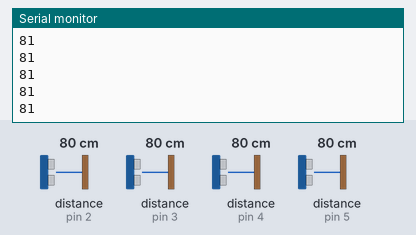
The program below on a simulated Arduino Nano, built with avr-gcc and run on an emulated ATmega328P. On the bench: the last lines printed to the serial monitor. The test bench sets the inputs (shaded band); at power-on: distance to the obstacle (sensors on pin 2, pin 3, pin 4, pin 5) 80 cm. The echo pulse lasts 58.3 µs per cm.

Above: at 1.2 s.
1.3 s: distance to the obstacle (sensor on pin 2) set to 2 cm
2.8 s: distance to the obstacle (sensor on pin 3) set to 4 cm
At 3.6 s:
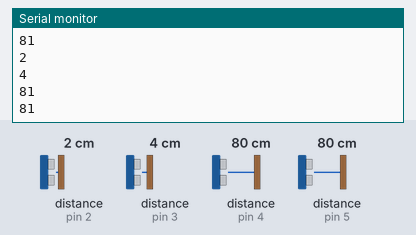
4.3 s: distance to the obstacle (sensor on pin 4) set to 9 cm
At 4.8 s:
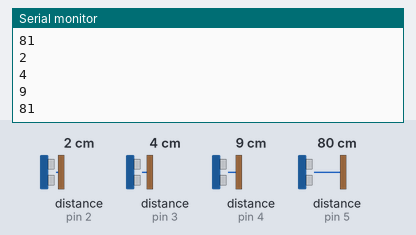
5.8 s: distance to the obstacle (sensor on pin 5) set to 18 cm
At 6.6 s:
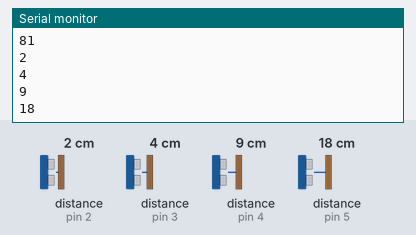
7.3 s: distance to the obstacle (sensor on pin 2) set to 35 cm
8.8 s: distance to the obstacle (sensor on pin 3) set to 60 cm
At 9.6 s:
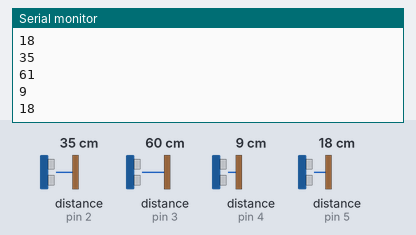
Timing chart, 0 to 11.3 s (numbered marks = the images above; inputs shaded):
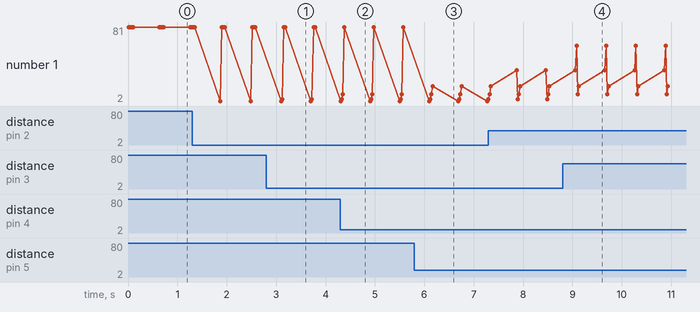

The program:

main.cpp
```cpp
#include <Arduino.h>

// Include NewPing Library for HC-SR04 sensor
#include <NewPing.h>

// Include Arduino Wire library for I2C
#include <Wire.h>

// Define Slave I2C Address
#define SLAVE_ADDR 9
void requestEvent();
// Hook up 4 HC-SR04 sensors in 1-pin mode
// Sensor 0
#define TRIGGER_PIN_0  2
#define ECHO_PIN_0     2

// Sensor 1
#define TRIGGER_PIN_1  3
#define ECHO_PIN_1     3

// Sensor 2
#define TRIGGER_PIN_2  4
#define ECHO_PIN_2     4

// Sensor 3
#define TRIGGER_PIN_3  5
#define ECHO_PIN_3     5

// Maximum Distance is 260 cm
#define MAX_DISTANCE 260

// Create objects for ultrasonic sensors
NewPing sensor0(TRIGGER_PIN_0, ECHO_PIN_0, MAX_DISTANCE);
NewPing sensor1(TRIGGER_PIN_1, ECHO_PIN_1, MAX_DISTANCE);
NewPing sensor2(TRIGGER_PIN_2, ECHO_PIN_2, MAX_DISTANCE);
NewPing sensor3(TRIGGER_PIN_3, ECHO_PIN_3, MAX_DISTANCE);

// Define return data array, one element per sensor
int distance[4];

// Define counter to count bytes in response
int bcount = 0;

void setup() {

  // Initialize I2C communications as Slave
  Wire.begin(SLAVE_ADDR);

   // Function to run when data requested from master
  Wire.onRequest(requestEvent);
  Serial.begin(9600);
}


void readDistance()
{
  distance[0] = sensor0.ping_cm();
  Serial.println(sensor0.ping_cm());
  if (distance[0] > 254 ) {
    distance[0] = 254;
  }
  delay(20);

  distance[1] = sensor1.ping_cm();
  Serial.println(sensor1.ping_cm());
  if (distance[1] > 254 ) {
    distance[1] = 254;
  }
  delay(20);

  distance[2] = sensor2.ping_cm();
  Serial.println(sensor2.ping_cm());
  if (distance[2] > 254 ) {
    distance[2] = 254;
  }
  delay(20);

  distance[3] = sensor3.ping_cm();
  Serial.println(sensor3.ping_cm());
  if (distance[3] > 254 ) {
    distance[3] = 254;
  }
  delay(20);

}

void requestEvent() {

  // Define a byte to hold data
  byte bval;

  // Cycle through data
  // First response is always 255 to mark beginning
  switch (bcount) {
    case 0:
      bval = 255;
      break;
    case 1:
      distance[0] = sensor0.ping_cm();
      bval = distance[0];
      break;
    case 2:
      bval = distance[1];
      break;
    case 3:
      bval = distance[2];

      break;
    case 4:
      bval = distance[3];
      break;
  }

  // Send response back to Master
  Wire.write(bval);

  // Increment byte counter
  bcount = bcount + 1;
  if (bcount > 4) bcount = 0;

}

void loop()
{
  // Refresh readings every half second
  readDistance();
  delay(500);
}
```

Measured:
- after the input at 2.8 s, the serial monitor: prints a new line after 0.32 s (image 1)
- after the input at 4.3 s, the serial monitor: prints a new line after 0.05 s (image 2)
- after the input at 5.8 s, the serial monitor: prints a new line after 0.37 s (image 3)
- after the input at 8.8 s, the serial monitor: prints a new line after 0.29 s (image 4)
